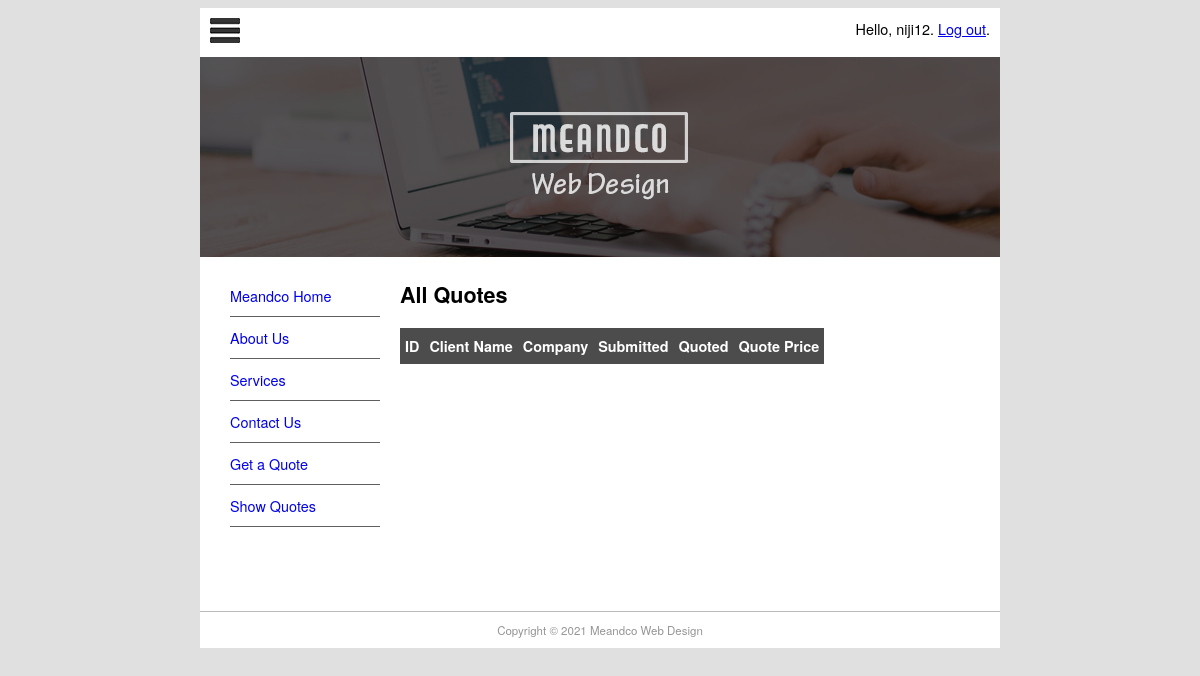
Before: /quote/show (signed in) with the older database file.
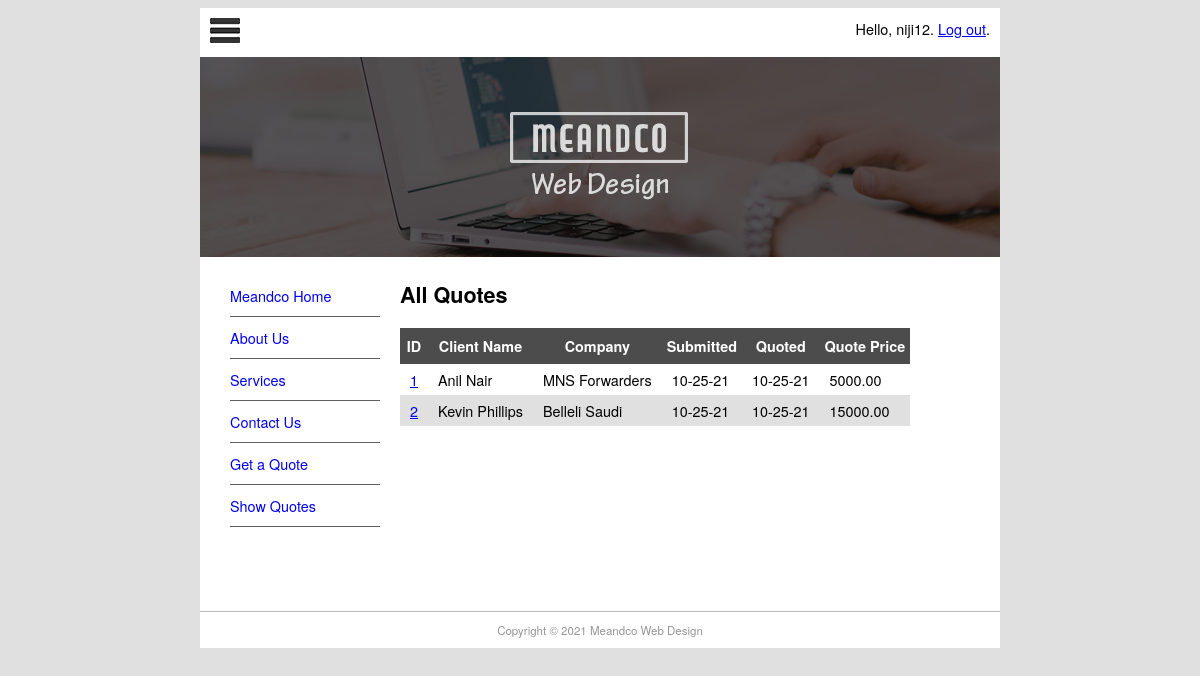
After: the same page with the newer database file.
### pages/models.py (models this page shows, shortened)
class Page(models.Model):
    title = models.CharField(max_length=60)
    permalink = models.CharField(max_length=12, unique=True)
    update_date = models.DateTimeField('Last Updated')
    bodytext = models.TextField('Page Content', blank=True)

### quotes/models.py (models this page shows, shortened)
class Quote(models.Model):
    name = models.CharField(max_length=100)
    position = models.CharField(max_length=60, blank=True)
    company = models.CharField(max_length=60, blank=True)
    address = models.CharField(max_length=200, blank=True)
    phone = models.CharField(max_length=30, blank=True)
    email = models.EmailField()
    web = models.URLField(blank=True)
    description = models.TextField()
    sitestatus = models.CharField(max_length=20, choices=STATUS_CHOICES)
    priority = models.CharField(max_length=40, choices=PRIORITY_CHOICES)
    jobfile = models.FileField(upload_to='uploads/', blank=True)
    submitted = models.DateField(auto_now_add=True)
    quotedate = models.DateField(blank=True, null=True)
    quoteprice = models.DecimalField(decimal_places=2, max_digits=7, blank=True, default=0)
    username = models.ForeignKey(User, blank=True, null=True, on_delete=models.CASCADE)

### quotes/views.py (the view)
# urls.py: path('show',QuoteList.as_view(), name='show-quotes'),
class QuoteList(LoginRequiredMixin, ListView):
    login_url = reverse_lazy('login')
    context_object_name = 'all_quotes'
    def get_queryset(self):
        return Quote.objects.filter(
            username=self.request.user)
    def get_context_data(self,**kwargs):
        context = super(QuoteList,self).get_context_data(**kwargs)
        context['page_list'] = Page.objects.all()
        return context

### quotes/templates/quotes/quote_list.html (shortened to what this page needs)
{% extends "quotes/quote.html" %}
{% block content %}
<h1>All Quotes</h1>
<table style="border-collapse:collapse">
    <tr class="quotehdr"><th>ID</th><th>Client Name</th>
        <th>Company</th><th>Submitted</th><th>Quoted</th><th>Quote Price</th>
    </tr>
    {% for quote in all_quotes %}
        <tr class="quoterow {% cycle '' 'altrow' %}">
            <td><a href="show/{{ quote.id }}">{{ quote.id }}</a></td>
            <td>{{ quote.name }}</td>
            <td>{{ quote.company }}</td>
            <td>{{ quote.submitted|date:"m-d-y" }}</td>
            <td>{{ quote.quotedate|date:"m-d-y"|default:"pending" }}</td>
            <td>{{ quote.quoteprice|default:"--" }}</td>
        </tr>
    {% endfor %}
</table>
{% endblock %}

### quotes/templates/quotes/quote.html (shortened to what this page needs)
{% extends "base.html" %}
{% block sidenav %}
    {% for page in page_list %}
        <li><a href="{{ page.permalink }}">{{ page.title }}</a></li>
    {% endfor %}
{% endblock %}

### mfdw_site/templates/base.html (shortened to what this page needs)
{% load static %}
<!DOCTYPE html>
<html lang="en">
<head>
    <link rel="stylesheet" href="{% static 'main.css' %}" type="text/css">
</head>
<body>
 <div id="wrapper">
     <header id="header">
        <div id="logo"><img src="{% static 'logo.jpg' %}" alt="">
            <span style="float: right;">
                {% if user.is_authenticated %}
                    Hello, {{ user.username }}. <a href="{% url 'logout' %}?next=/">Log out</a>.
                {% else %}
                    Not Logged in. <a href="{% url 'login' %}?next=/">Log in</a>.
                {% endif %}
            </span>
        </div>
         <div id="topbanner">
             <img src="{% static 'top_banner.png' %}" width="800" height="200" alt="">
         </div>
     </header>
     <aside id="leftsidebar">
         <nav id="nav">
            <ul>
                {% block sidenav %}{% endblock %}
                <li><a href="/contact">Contact Us</a></li>
                <li><a href="/quote/">Get a Quote</a></li>
                <li><a href="/quote/show">Show Quotes</a></li>
            </ul>
         </nav>
     </aside>
     <section id="main">
         {% block content %}{% endblock %}
     </section>
     <footer id="footer">
         Copyright &copy; 2021 Meandco Web Design
     </footer>
 </div>
</body>
</html>

### mfdw_site/static/main.css (style rules this page uses)
#header { border-style: none; width: 800px; height: auto; }
#wrapper { margin-top: 0px; margin-left: auto; margin-right: auto; background-color: #FFFFFF; width: 800px; }
body { background-color: #E0E0E0; font-family: Gotham, "Helvetica Neue",Helvetica, Arial, sans-serif; font-size: 0.9em; text-align: justify; columns: #474747; }
#footer { text-align: center; font-size: 0.8em; margin-top: 5px; padding-top: 10px; padding-bottom: 10px; background-color: #FFFFFF; border-top: thin solid #BBBBBB; clear: both; color: #969696; }
#nav li { padding-top: 10px; padding-bottom: 10px; font-size: 1em; list-style-type: none; border-bottom: thin solid #5f5f5f; color: #4c4c4c; left: 0px; list-style-position: inside; margin-left: -10px; }
#nav li a { text-decoration: none; }
#leftsidebar { width: 180px; height: 350px; float: left; }
#main { width: 560px; float: left; margin-left: 20px; margin-right: 10px; padding-right: 10px; }
#logo { padding: 10px; }
.quotehdr th { background-color: #4c4c4c; color: white; text-align: center; padding: 8px 5px; border: none; }
.quoterow td { padding: 5px 10px; }
.altrow { background-color: #e0e0e0; }

Changed rows visible on the page:
now on this page (row edited): Quote: id "1", name "Anil Nair", company "MNS Forwarders", submitted "10-25-21", quotedate "10-25-21", quoteprice "5000.00"
now on this page (row edited): Quote: id "2", name "Kevin Phillips", company "Belleli Saudi", submitted "10-25-21", quotedate "10-25-21", quoteprice "15000.00"
